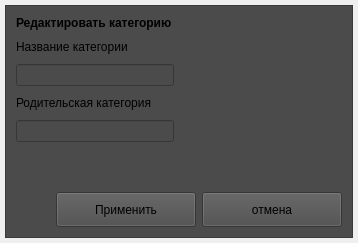
              <widget class="QWidget" name="pageEditCategories">
               <layout class="QHBoxLayout" name="horizontalLayout_20">
                <property name="leftMargin">
                 <number>5</number>
                </property>
                <property name="topMargin">
                 <number>5</number>
                </property>
                <property name="rightMargin">
                 <number>5</number>
                </property>
                <property name="bottomMargin">
                 <number>5</number>
                </property>
                <item>
                 <widget class="QFrame" name="frame_8">
                  <property name="styleSheet">
                   <string notr="true">background-color: rgb(75, 75, 75);</string>
                  </property>
                  <property name="frameShape">
                   <enum>QFrame::StyledPanel</enum>
                  </property>
                  <property name="frameShadow">
                   <enum>QFrame::Raised</enum>
                  </property>
                  <layout class="QVBoxLayout" name="verticalLayout_10">
                   <property name="spacing">
                    <number>6</number>
                   </property>
                   <property name="leftMargin">
                    <number>5</number>
                   </property>
                   <property name="topMargin">
                    <number>5</number>
                   </property>
                   <property name="rightMargin">
                    <number>5</number>
                   </property>
                   <property name="bottomMargin">
                    <number>5</number>
                   </property>
                   <item>
                    <layout class="QGridLayout" name="gridLayout_7">
                     <property name="spacing">
                      <number>0</number>
                     </property>
                     <item row="3" column="0" colspan="2">
                      <layout class="QHBoxLayout" name="horizontalLayout_19">
                       <property name="spacing">
                        <number>6</number>
                       </property>
                       <property name="leftMargin">
                        <number>5</number>
                       </property>
                       <property name="topMargin">
                        <number>5</number>
                       </property>
                       <property name="rightMargin">
                        <number>5</number>
                       </property>
                       <property name="bottomMargin">
                        <number>5</number>
                       </property>
                       <item>
                        <spacer name="horizontalSpacer_7">
                         <property name="orientation">
                          <enum>Qt::Horizontal</enum>
                         </property>
                         <property name="sizeHint" stdset="0">
                          <size>
                           <width>40</width>
                           <height>20</height>
                          </size>
                         </property>
                        </spacer>
                       </item>
                       <item>
                        <widget class="QPushButton" name="applyEditCategories">
                         <property name="minimumSize">
                          <size>
                           <width>140</width>
                           <height>35</height>
                          </size>
                         </property>
                         <property name="maximumSize">
                          <size>
                           <width>16777215</width>
                           <height>16777215</height>
                          </size>
                         </property>
                         <property name="styleSheet">
                          <string notr="true"/>
                         </property>
                         <property name="text">
                          <string>Применить</string>
                         </property>
                        </widget>
                       </item>
                       <item>
                        <widget class="QPushButton" name="cancelEditCategories">
                         <property name="minimumSize">
                          <size>
                           <width>140</width>
                           <height>35</height>
                          </size>
                         </property>
                         <property name="styleSheet">
                          <string notr="true"/>
                         </property>
                         <property name="text">
                          <string>отмена</string>
                         </property>
                        </widget>
                       </item>
                      </layout>
                     </item>
                     <item row="1" column="1">
                      <spacer name="horizontalSpacer_10">
                       <property name="orientation">
                        <enum>Qt::Horizontal</enum>
                       </property>
                       <property name="sizeHint" stdset="0">
                        <size>
                         <width>40</width>
                         <height>20</height>
                        </size>
                       </property>
                      </spacer>
                     </item>
                     <item row="1" column="0">
                      <layout class="QVBoxLayout" name="verticalLayout_14">
                       <property name="spacing">
                        <number>10</number>
                       </property>
                       <property name="leftMargin">
                        <number>5</number>
                       </property>
                       <property name="topMargin">
                        <number>5</number>
                       </property>
                       <property name="rightMargin">
                        <number>5</number>
                       </property>
                       <property name="bottomMargin">
                        <number>5</number>
                       </property>
                       <item>
                        <widget class="QLabel" name="label_20">
                         <property name="styleSheet">
                          <string notr="true">font: 75 11pt &quot;Montserrat&quot;;
font: bold;</string>
                         </property>
                         <property name="text">
                          <string>Редактировать категорию</string>
                         </property>
                        </widget>
                       </item>
                       <item>
                        <widget class="QLabel" name="label_21">
                         <property name="styleSheet">
                          <string notr="true"/>
                         </property>
                         <property name="text">
                          <string>Название категории</string>
                         </property>
                        </widget>
                       </item>
                       <item>
                        <widget class="QLineEdit" name="lineEditNameCategory_2">
                         <property name="styleSheet">
                          <string notr="true"/>
                         </property>
                        </widget>
                       </item>
                       <item>
                        <widget class="QLabel" name="label_22">
                         <property name="styleSheet">
                          <string notr="true"/>
                         </property>
                         <property name="frameShape">
                          <enum>QFrame::NoFrame</enum>
                         </property>
                         <property name="frameShadow">
                          <enum>QFrame::Plain</enum>
                         </property>
                         <property name="text">
                          <string>Родительская категория</string>
                         </property>
                        </widget>
                       </item>
                       <item>
                        <widget class="QLineEdit" name="lineEditParentCategory_2">
                         <property name="styleSheet">
                          <string notr="true"/>
                         </property>
                        </widget>
                       </item>
                      </layout>
                     </item>
                     <item row="2" column="0">
                      <spacer name="verticalSpacer_5">
                       <property name="orientation">
                        <enum>Qt::Vertical</enum>
                       </property>
                       <property name="sizeHint" stdset="0">
                        <size>
                         <width>20</width>
                         <height>40</height>
                        </size>
                       </property>
                      </spacer>
                     </item>
                    </layout>
                   </item>
                  </layout>
                 </widget>
                </item>
               </layout>
              </widget>
